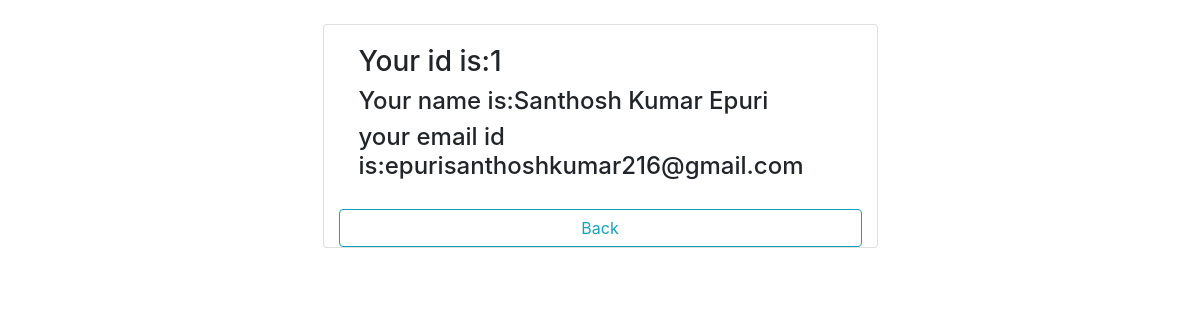
The app's page /viw/1/ with its own data.
### FirstApp/models.py (models this page shows)
class Register(models.Model):
	name=models.CharField(max_length = 50)
	email=models.EmailField(max_length = 50)

### FirstApp/views.py (the view)
# urls.py: path('viw/<int:y>/',views.sview,name="sv"),
def sview(request,y):
	w = Register.objects.get(id=y)
	return render(request,'html/sview.html',{'y':w})

### FirstApp/templates/html/sview.html (shortened to what this page needs)
<!DOCTYPE html>
<html>
<head>
	<link rel="stylesheet" href="https://maxcdn.bootstrapcdn.com/bootstrap/4.5.2/css/bootstrap.min.css">
</head>
<body>
	<div class="container mt-4">
		<div class="card col-md-6 mx-auto">
			<div class="card-body">
				<h3>Your id is:{{y.id}}</h3>
				<h4>Your name is:{{y.name}}</h4>
				<h4>your email id is:{{y.email}}</h4>
			</div>
			<a href="{% url 'dt' %}" class="btn btn-outline-info ">Back </a>
		</div>
	</div>
</body>
</html>

### records on screen
Register: id "1", name "Santhosh Kumar Epuri", email "epurisanthoshkumar216@gmail.com"
